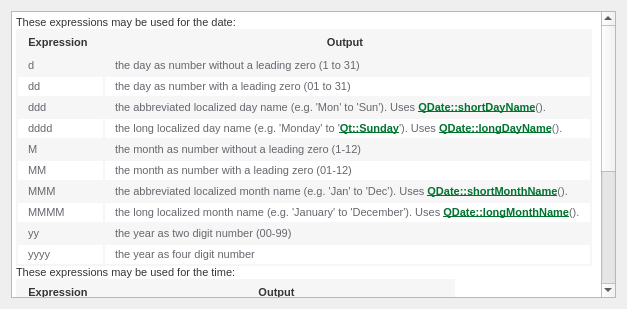
<?xml version="1.0" encoding="UTF-8"?>
<ui version="4.0">
 <class>Form</class>
 <widget class="QWidget" name="Form">
  <property name="geometry">
   <rect>
    <x>0</x>
    <y>0</y>
    <width>627</width>
    <height>309</height>
   </rect>
  </property>
  <property name="windowTitle">
   <string>Help</string>
  </property>
  <layout class="QVBoxLayout" name="verticalLayout">
   <item>
    <widget class="QTextBrowser" name="textBrowser">
     <property name="html">
      <string>&lt;!DOCTYPE HTML PUBLIC &quot;-//W3C//DTD HTML 4.0//EN&quot; &quot;http://www.w3.org/TR/REC-html40/strict.dtd&quot;&gt;
&lt;html&gt;&lt;head&gt;&lt;meta name=&quot;qrichtext&quot; content=&quot;1&quot; /&gt;&lt;style type=&quot;text/css&quot;&gt;
p, li { white-space: pre-wrap; }
&lt;/style&gt;&lt;/head&gt;&lt;body style=&quot; font-family:'MS Shell Dlg 2'; font-size:8.25pt; font-weight:400; font-style:normal;&quot;&gt;
&lt;p style=&quot; margin-top:0px; margin-bottom:0px; margin-left:0px; margin-right:0px; -qt-block-indent:0; text-indent:0px; background-color:#ffffff;&quot;&gt;&lt;span style=&quot; font-family:'Open Sans,sans-serif'; font-size:8pt; color:#363534; background-color:#ffffff;&quot;&gt;These expressions may be used for the date:&lt;/span&gt;&lt;/p&gt;
&lt;table border=&quot;0&quot; style=&quot; margin-top:0px; margin-bottom:0px; margin-left:0px; margin-right:0px;&quot; cellspacing=&quot;2&quot; cellpadding=&quot;0&quot; bgcolor=&quot;#f6f6f6&quot;&gt;&lt;thead&gt;
&lt;tr&gt;
&lt;td style=&quot; vertical-align:top; padding-left:10; padding-right:15; padding-top:5; padding-bottom:5;&quot;&gt;
&lt;p align=&quot;center&quot; style=&quot; margin-top:0px; margin-bottom:0px; margin-left:0px; margin-right:0px; -qt-block-indent:0; text-indent:0px;&quot;&gt;&lt;span style=&quot; font-family:'Open Sans,sans-serif'; font-size:8pt; font-weight:600; color:#363534;&quot;&gt;Expression&lt;/span&gt;&lt;/p&gt;&lt;/td&gt;
&lt;td style=&quot; vertical-align:top; padding-left:10; padding-right:15; padding-top:5; padding-bottom:5;&quot;&gt;
&lt;p align=&quot;center&quot; style=&quot; margin-top:0px; margin-bottom:0px; margin-left:0px; margin-right:0px; -qt-block-indent:0; text-indent:0px;&quot;&gt;&lt;span style=&quot; font-family:'Open Sans,sans-serif'; font-size:8pt; font-weight:600; color:#363534;&quot;&gt;Output&lt;/span&gt;&lt;/p&gt;&lt;/td&gt;&lt;/tr&gt;&lt;/thead&gt;
&lt;tr&gt;
&lt;td bgcolor=&quot;#f6f6f6&quot; style=&quot; vertical-align:top; padding-left:10; padding-right:10; padding-top:3; padding-bottom:3;&quot;&gt;
&lt;p style=&quot; margin-top:0px; margin-bottom:0px; margin-left:0px; margin-right:0px; -qt-block-indent:0; text-indent:0px;&quot;&gt;&lt;span style=&quot; font-family:'Open Sans,sans-serif'; font-size:8pt; color:#66666e; background-color:#f6f6f6;&quot;&gt;d&lt;/span&gt;&lt;/p&gt;&lt;/td&gt;
&lt;td bgcolor=&quot;#f6f6f6&quot; style=&quot; vertical-align:top; padding-left:10; padding-right:10; padding-top:3; padding-bottom:3;&quot;&gt;
&lt;p style=&quot; margin-top:0px; margin-bottom:0px; margin-left:0px; margin-right:0px; -qt-block-indent:0; text-indent:0px;&quot;&gt;&lt;span style=&quot; font-family:'Open Sans,sans-serif'; font-size:8pt; color:#66666e; background-color:#f6f6f6;&quot;&gt;the day as number without a leading zero (1 to 31)&lt;/span&gt;&lt;/p&gt;&lt;/td&gt;&lt;/tr&gt;
&lt;tr&gt;
&lt;td bgcolor=&quot;#ffffff&quot; style=&quot; vertical-align:top; padding-left:10; padding-right:10; padding-top:3; padding-bottom:3;&quot;&gt;
&lt;p style=&quot; margin-top:0px; margin-bottom:0px; margin-left:0px; margin-right:0px; -qt-block-indent:0; text-indent:0px;&quot;&gt;&lt;span style=&quot; font-family:'Open Sans,sans-serif'; font-size:8pt; color:#66666e; background-color:#ffffff;&quot;&gt;dd&lt;/span&gt;&lt;/p&gt;&lt;/td&gt;
&lt;td bgcolor=&quot;#ffffff&quot; style=&quot; vertical-align:top; padding-left:10; padding-right:10; padding-top:3; padding-bottom:3;&quot;&gt;
&lt;p style=&quot; margin-top:0px; margin-bottom:0px; margin-left:0px; margin-right:0px; -qt-block-indent:0; text-indent:0px;&quot;&gt;&lt;span style=&quot; font-family:'Open Sans,sans-serif'; font-size:8pt; color:#66666e; background-color:#ffffff;&quot;&gt;the day as number with a leading zero (01 to 31)&lt;/span&gt;&lt;/p&gt;&lt;/td&gt;&lt;/tr&gt;
&lt;tr&gt;
&lt;td bgcolor=&quot;#f6f6f6&quot; style=&quot; vertical-align:top; padding-left:10; padding-right:10; padding-top:3; padding-bottom:3;&quot;&gt;
&lt;p style=&quot; margin-top:0px; margin-bottom:0px; margin-left:0px; margin-right:0px; -qt-block-indent:0; text-indent:0px;&quot;&gt;&lt;span style=&quot; font-family:'Open Sans,sans-serif'; font-size:8pt; color:#66666e; background-color:#f6f6f6;&quot;&gt;ddd&lt;/span&gt;&lt;/p&gt;&lt;/td&gt;
&lt;td bgcolor=&quot;#f6f6f6&quot; style=&quot; vertical-align:top; padding-left:10; padding-right:10; padding-top:3; padding-bottom:3;&quot;&gt;
&lt;p style=&quot; margin-top:0px; margin-bottom:0px; margin-left:0px; margin-right:0px; -qt-block-indent:0; text-indent:0px;&quot;&gt;&lt;span style=&quot; font-family:'Open Sans,sans-serif'; font-size:8pt; color:#66666e; background-color:#f6f6f6;&quot;&gt;the abbreviated localized day name (e.g. 'Mon' to 'Sun'). Uses&lt;/span&gt;&lt;span style=&quot; font-family:'Open Sans,sans-serif'; font-size:8pt; color:#66666e;&quot;&gt; &lt;/span&gt;&lt;a href=&quot;http://qt-project.org/doc/qt-5.0/qtcore/qdate.html#shortDayName&quot;&gt;&lt;span style=&quot; font-family:'Arial,FreeSans,sans-serif'; font-size:8pt; font-weight:600; text-decoration: underline; color:#00732f;&quot;&gt;QDate::shortDayName&lt;/span&gt;&lt;/a&gt;&lt;span style=&quot; font-family:'Open Sans,sans-serif'; font-size:8pt; color:#66666e;&quot;&gt;().&lt;/span&gt;&lt;/p&gt;&lt;/td&gt;&lt;/tr&gt;
&lt;tr&gt;
&lt;td bgcolor=&quot;#ffffff&quot; style=&quot; vertical-align:top; padding-left:10; padding-right:10; padding-top:3; padding-bottom:3;&quot;&gt;
&lt;p style=&quot; margin-top:0px; margin-bottom:0px; margin-left:0px; margin-right:0px; -qt-block-indent:0; text-indent:0px;&quot;&gt;&lt;span style=&quot; font-family:'Open Sans,sans-serif'; font-size:8pt; color:#66666e; background-color:#ffffff;&quot;&gt;dddd&lt;/span&gt;&lt;/p&gt;&lt;/td&gt;
&lt;td bgcolor=&quot;#ffffff&quot; style=&quot; vertical-align:top; padding-left:10; padding-right:10; padding-top:3; padding-bottom:3;&quot;&gt;
&lt;p style=&quot; margin-top:0px; margin-bottom:0px; margin-left:0px; margin-right:0px; -qt-block-indent:0; text-indent:0px;&quot;&gt;&lt;span style=&quot; font-family:'Open Sans,sans-serif'; font-size:8pt; color:#66666e; background-color:#ffffff;&quot;&gt;the long localized day name (e.g. 'Monday' to '&lt;/span&gt;&lt;a href=&quot;http://qt-project.org/doc/qt-5.0/qtcore/qt.html#DayOfWeek-enum&quot;&gt;&lt;span style=&quot; font-family:'Arial,FreeSans,sans-serif'; font-size:8pt; font-weight:600; text-decoration: underline; color:#00732f;&quot;&gt;Qt::Sunday&lt;/span&gt;&lt;/a&gt;&lt;span style=&quot; font-family:'Open Sans,sans-serif'; font-size:8pt; color:#66666e;&quot;&gt;'). Uses &lt;/span&gt;&lt;a href=&quot;http://qt-project.org/doc/qt-5.0/qtcore/qdate.html#longDayName&quot;&gt;&lt;span style=&quot; font-family:'Arial,FreeSans,sans-serif'; font-size:8pt; font-weight:600; text-decoration: underline; color:#00732f;&quot;&gt;QDate::longDayName&lt;/span&gt;&lt;/a&gt;&lt;span style=&quot; font-family:'Open Sans,sans-serif'; font-size:8pt; color:#66666e;&quot;&gt;().&lt;/span&gt;&lt;/p&gt;&lt;/td&gt;&lt;/tr&gt;
&lt;tr&gt;
&lt;td bgcolor=&quot;#f6f6f6&quot; style=&quot; vertical-align:top; padding-left:10; padding-right:10; padding-top:3; padding-bottom:3;&quot;&gt;
&lt;p style=&quot; margin-top:0px; margin-bottom:0px; margin-left:0px; margin-right:0px; -qt-block-indent:0; text-indent:0px;&quot;&gt;&lt;span style=&quot; font-family:'Open Sans,sans-serif'; font-size:8pt; color:#66666e; background-color:#f6f6f6;&quot;&gt;M&lt;/span&gt;&lt;/p&gt;&lt;/td&gt;
&lt;td bgcolor=&quot;#f6f6f6&quot; style=&quot; vertical-align:top; padding-left:10; padding-right:10; padding-top:3; padding-bottom:3;&quot;&gt;
&lt;p style=&quot; margin-top:0px; margin-bottom:0px; margin-left:0px; margin-right:0px; -qt-block-indent:0; text-indent:0px;&quot;&gt;&lt;span style=&quot; font-family:'Open Sans,sans-serif'; font-size:8pt; color:#66666e; background-color:#f6f6f6;&quot;&gt;the month as number without a leading zero (1-12)&lt;/span&gt;&lt;/p&gt;&lt;/td&gt;&lt;/tr&gt;
&lt;tr&gt;
&lt;td bgcolor=&quot;#ffffff&quot; style=&quot; vertical-align:top; padding-left:10; padding-right:10; padding-top:3; padding-bottom:3;&quot;&gt;
&lt;p style=&quot; margin-top:0px; margin-bottom:0px; margin-left:0px; margin-right:0px; -qt-block-indent:0; text-indent:0px;&quot;&gt;&lt;span style=&quot; font-family:'Open Sans,sans-serif'; font-size:8pt; color:#66666e; background-color:#ffffff;&quot;&gt;MM&lt;/span&gt;&lt;/p&gt;&lt;/td&gt;
&lt;td bgcolor=&quot;#ffffff&quot; style=&quot; vertical-align:top; padding-left:10; padding-right:10; padding-top:3; padding-bottom:3;&quot;&gt;
&lt;p style=&quot; margin-top:0px; margin-bottom:0px; margin-left:0px; margin-right:0px; -qt-block-indent:0; text-indent:0px;&quot;&gt;&lt;span style=&quot; font-family:'Open Sans,sans-serif'; font-size:8pt; color:#66666e; background-color:#ffffff;&quot;&gt;the month as number with a leading zero (01-12)&lt;/span&gt;&lt;/p&gt;&lt;/td&gt;&lt;/tr&gt;
&lt;tr&gt;
&lt;td bgcolor=&quot;#f6f6f6&quot; style=&quot; vertical-align:top; padding-left:10; padding-right:10; padding-top:3; padding-bottom:3;&quot;&gt;
&lt;p style=&quot; margin-top:0px; margin-bottom:0px; margin-left:0px; margin-right:0px; -qt-block-indent:0; text-indent:0px;&quot;&gt;&lt;span style=&quot; font-family:'Open Sans,sans-serif'; font-size:8pt; color:#66666e; background-color:#f6f6f6;&quot;&gt;MMM&lt;/span&gt;&lt;/p&gt;&lt;/td&gt;
&lt;td bgcolor=&quot;#f6f6f6&quot; style=&quot; vertical-align:top; padding-left:10; padding-right:10; padding-top:3; padding-bottom:3;&quot;&gt;
&lt;p style=&quot; margin-top:0px; margin-bottom:0px; margin-left:0px; margin-right:0px; -qt-block-indent:0; text-indent:0px;&quot;&gt;&lt;span style=&quot; font-family:'Open Sans,sans-serif'; font-size:8pt; color:#66666e; background-color:#f6f6f6;&quot;&gt;the abbreviated localized month name (e.g. 'Jan' to 'Dec'). Uses&lt;/span&gt;&lt;span style=&quot; font-family:'Open Sans,sans-serif'; font-size:8pt; color:#66666e;&quot;&gt; &lt;/span&gt;&lt;a href=&quot;http://qt-project.org/doc/qt-5.0/qtcore/qdate.html#shortMonthName&quot;&gt;&lt;span style=&quot; font-family:'Arial,FreeSans,sans-serif'; font-size:8pt; font-weight:600; text-decoration: underline; color:#00732f;&quot;&gt;QDate::shortMonthName&lt;/span&gt;&lt;/a&gt;&lt;span style=&quot; font-family:'Open Sans,sans-serif'; font-size:8pt; color:#66666e;&quot;&gt;().&lt;/span&gt;&lt;/p&gt;&lt;/td&gt;&lt;/tr&gt;
&lt;tr&gt;
&lt;td bgcolor=&quot;#ffffff&quot; style=&quot; vertical-align:top; padding-left:10; padding-right:10; padding-top:3; padding-bottom:3;&quot;&gt;
&lt;p style=&quot; margin-top:0px; margin-bottom:0px; margin-left:0px; margin-right:0px; -qt-block-indent:0; text-indent:0px;&quot;&gt;&lt;span style=&quot; font-family:'Open Sans,sans-serif'; font-size:8pt; color:#66666e; background-color:#ffffff;&quot;&gt;MMMM&lt;/span&gt;&lt;/p&gt;&lt;/td&gt;
&lt;td bgcolor=&quot;#ffffff&quot; style=&quot; vertical-align:top; padding-left:10; padding-right:10; padding-top:3; padding-bottom:3;&quot;&gt;
&lt;p style=&quot; margin-top:0px; margin-bottom:0px; margin-left:0px; margin-right:0px; -qt-block-indent:0; text-indent:0px;&quot;&gt;&lt;span style=&quot; font-family:'Open Sans,sans-serif'; font-size:8pt; color:#66666e; background-color:#ffffff;&quot;&gt;the long localized month name (e.g. 'January' to 'December'). Uses&lt;/span&gt;&lt;span style=&quot; font-family:'Open Sans,sans-serif'; font-size:8pt; color:#66666e;&quot;&gt; &lt;/span&gt;&lt;a href=&quot;http://qt-project.org/doc/qt-5.0/qtcore/qdate.html#longMonthName&quot;&gt;&lt;span style=&quot; font-family:'Arial,FreeSans,sans-serif'; font-size:8pt; font-weight:600; text-decoration: underline; color:#00732f;&quot;&gt;QDate::longMonthName&lt;/span&gt;&lt;/a&gt;&lt;span style=&quot; font-family:'Open Sans,sans-serif'; font-size:8pt; color:#66666e;&quot;&gt;().&lt;/span&gt;&lt;/p&gt;&lt;/td&gt;&lt;/tr&gt;
&lt;tr&gt;
&lt;td bgcolor=&quot;#f6f6f6&quot; style=&quot; vertical-align:top; padding-left:10; padding-right:10; padding-top:3; padding-bottom:3;&quot;&gt;
&lt;p style=&quot; margin-top:0px; margin-bottom:0px; margin-left:0px; margin-right:0px; -qt-block-indent:0; text-indent:0px;&quot;&gt;&lt;span style=&quot; font-family:'Open Sans,sans-serif'; font-size:8pt; color:#66666e; background-color:#f6f6f6;&quot;&gt;yy&lt;/span&gt;&lt;/p&gt;&lt;/td&gt;
&lt;td bgcolor=&quot;#f6f6f6&quot; style=&quot; vertical-align:top; padding-left:10; padding-right:10; padding-top:3; padding-bottom:3;&quot;&gt;
&lt;p style=&quot; margin-top:0px; margin-bottom:0px; margin-left:0px; margin-right:0px; -qt-block-indent:0; text-indent:0px;&quot;&gt;&lt;span style=&quot; font-family:'Open Sans,sans-serif'; font-size:8pt; color:#66666e; background-color:#f6f6f6;&quot;&gt;the year as two digit number (00-99)&lt;/span&gt;&lt;/p&gt;&lt;/td&gt;&lt;/tr&gt;
&lt;tr&gt;
&lt;td bgcolor=&quot;#ffffff&quot; style=&quot; vertical-align:top; padding-left:10; padding-right:10; padding-top:3; padding-bottom:3;&quot;&gt;
&lt;p style=&quot; margin-top:0px; margin-bottom:0px; margin-left:0px; margin-right:0px; -qt-block-indent:0; text-indent:0px;&quot;&gt;&lt;span style=&quot; font-family:'Open Sans,sans-serif'; font-size:8pt; color:#66666e; background-color:#ffffff;&quot;&gt;yyyy&lt;/span&gt;&lt;/p&gt;&lt;/td&gt;
&lt;td bgcolor=&quot;#ffffff&quot; style=&quot; vertical-align:top; padding-left:10; padding-right:10; padding-top:3; padding-bottom:3;&quot;&gt;
&lt;p style=&quot; margin-top:0px; margin-bottom:0px; margin-left:0px; margin-right:0px; -qt-block-indent:0; text-indent:0px;&quot;&gt;&lt;span style=&quot; font-family:'Open Sans,sans-serif'; font-size:8pt; color:#66666e; background-color:#ffffff;&quot;&gt;the year as four digit number&lt;/span&gt;&lt;/p&gt;&lt;/td&gt;&lt;/tr&gt;&lt;/table&gt;
&lt;p style=&quot; margin-top:0px; margin-bottom:0px; margin-left:0px; margin-right:0px; -qt-block-indent:0; text-indent:0px; background-color:#ffffff;&quot;&gt;&lt;span style=&quot; font-family:'Open Sans,sans-serif'; font-size:8pt; color:#363534; background-color:#ffffff;&quot;&gt;These expressions may be used for the time:&lt;/span&gt;&lt;/p&gt;
&lt;table border=&quot;0&quot; style=&quot; margin-top:0px; margin-bottom:0px; margin-left:0px; margin-right:0px;&quot; cellspacing=&quot;2&quot; cellpadding=&quot;0&quot; bgcolor=&quot;#f6f6f6&quot;&gt;&lt;thead&gt;
&lt;tr&gt;
&lt;td style=&quot; vertical-align:top; padding-left:10; padding-right:15; padding-top:5; padding-bottom:5;&quot;&gt;
&lt;p align=&quot;center&quot; style=&quot; margin-top:0px; margin-bottom:0px; margin-left:0px; margin-right:0px; -qt-block-indent:0; text-indent:0px;&quot;&gt;&lt;span style=&quot; font-family:'Open Sans,sans-serif'; font-size:8pt; font-weight:600; color:#363534;&quot;&gt;Expression&lt;/span&gt;&lt;/p&gt;&lt;/td&gt;
&lt;td style=&quot; vertical-align:top; padding-left:10; padding-right:15; padding-top:5; padding-bottom:5;&quot;&gt;
&lt;p align=&quot;center&quot; style=&quot; margin-top:0px; margin-bottom:0px; margin-left:0px; margin-right:0px; -qt-block-indent:0; text-indent:0px;&quot;&gt;&lt;span style=&quot; font-family:'Open Sans,sans-serif'; font-size:8pt; font-weight:600; color:#363534;&quot;&gt;Output&lt;/span&gt;&lt;/p&gt;&lt;/td&gt;&lt;/tr&gt;&lt;/thead&gt;
&lt;tr&gt;
&lt;td bgcolor=&quot;#f6f6f6&quot; style=&quot; vertical-align:top; padding-left:10; padding-right:10; padding-top:3; padding-bottom:3;&quot;&gt;
&lt;p style=&quot; margin-top:0px; margin-bottom:0px; margin-left:0px; margin-right:0px; -qt-block-indent:0; text-indent:0px;&quot;&gt;&lt;span style=&quot; font-family:'Open Sans,sans-serif'; font-size:8pt; color:#66666e; background-color:#f6f6f6;&quot;&gt;h&lt;/span&gt;&lt;/p&gt;&lt;/td&gt;
&lt;td bgcolor=&quot;#f6f6f6&quot; style=&quot; vertical-align:top; padding-left:10; padding-right:10; padding-top:3; padding-bottom:3;&quot;&gt;
&lt;p style=&quot; margin-top:0px; margin-bottom:0px; margin-left:0px; margin-right:0px; -qt-block-indent:0; text-indent:0px;&quot;&gt;&lt;span style=&quot; font-family:'Open Sans,sans-serif'; font-size:8pt; color:#66666e; background-color:#f6f6f6;&quot;&gt;the hour without a leading zero (0 to 23 or 1 to 12 if AM/PM display)&lt;/span&gt;&lt;/p&gt;&lt;/td&gt;&lt;/tr&gt;
&lt;tr&gt;
&lt;td bgcolor=&quot;#ffffff&quot; style=&quot; vertical-align:top; padding-left:10; padding-right:10; padding-top:3; padding-bottom:3;&quot;&gt;
&lt;p style=&quot; margin-top:0px; margin-bottom:0px; margin-left:0px; margin-right:0px; -qt-block-indent:0; text-indent:0px;&quot;&gt;&lt;span style=&quot; font-family:'Open Sans,sans-serif'; font-size:8pt; color:#66666e; background-color:#ffffff;&quot;&gt;hh&lt;/span&gt;&lt;/p&gt;&lt;/td&gt;
&lt;td bgcolor=&quot;#ffffff&quot; style=&quot; vertical-align:top; padding-left:10; padding-right:10; padding-top:3; padding-bottom:3;&quot;&gt;
&lt;p style=&quot; margin-top:0px; margin-bottom:0px; margin-left:0px; margin-right:0px; -qt-block-indent:0; text-indent:0px;&quot;&gt;&lt;span style=&quot; font-family:'Open Sans,sans-serif'; font-size:8pt; color:#66666e; background-color:#ffffff;&quot;&gt;the hour with a leading zero (00 to 23 or 01 to 12 if AM/PM display)&lt;/span&gt;&lt;/p&gt;&lt;/td&gt;&lt;/tr&gt;
&lt;tr&gt;
&lt;td bgcolor=&quot;#f6f6f6&quot; style=&quot; vertical-align:top; padding-left:10; padding-right:10; padding-top:3; padding-bottom:3;&quot;&gt;
&lt;p style=&quot; margin-top:0px; margin-bottom:0px; margin-left:0px; margin-right:0px; -qt-block-indent:0; text-indent:0px;&quot;&gt;&lt;span style=&quot; font-family:'Open Sans,sans-serif'; font-size:8pt; color:#66666e; background-color:#f6f6f6;&quot;&gt;m&lt;/span&gt;&lt;/p&gt;&lt;/td&gt;
&lt;td bgcolor=&quot;#f6f6f6&quot; style=&quot; vertical-align:top; padding-left:10; padding-right:10; padding-top:3; padding-bottom:3;&quot;&gt;
&lt;p style=&quot; margin-top:0px; margin-bottom:0px; margin-left:0px; margin-right:0px; -qt-block-indent:0; text-indent:0px;&quot;&gt;&lt;span style=&quot; font-family:'Open Sans,sans-serif'; font-size:8pt; color:#66666e; background-color:#f6f6f6;&quot;&gt;the minute without a leading zero (0 to 59)&lt;/span&gt;&lt;/p&gt;&lt;/td&gt;&lt;/tr&gt;
&lt;tr&gt;
&lt;td bgcolor=&quot;#ffffff&quot; style=&quot; vertical-align:top; padding-left:10; padding-right:10; padding-top:3; padding-bottom:3;&quot;&gt;
&lt;p style=&quot; margin-top:0px; margin-bottom:0px; margin-left:0px; margin-right:0px; -qt-block-indent:0; text-indent:0px;&quot;&gt;&lt;span style=&quot; font-family:'Open Sans,sans-serif'; font-size:8pt; color:#66666e; background-color:#ffffff;&quot;&gt;mm&lt;/span&gt;&lt;/p&gt;&lt;/td&gt;
&lt;td bgcolor=&quot;#ffffff&quot; style=&quot; vertical-align:top; padding-left:10; padding-right:10; padding-top:3; padding-bottom:3;&quot;&gt;
&lt;p style=&quot; margin-top:0px; margin-bottom:0px; margin-left:0px; margin-right:0px; -qt-block-indent:0; text-indent:0px;&quot;&gt;&lt;span style=&quot; font-family:'Open Sans,sans-serif'; font-size:8pt; color:#66666e; background-color:#ffffff;&quot;&gt;the minute with a leading zero (00 to 59)&lt;/span&gt;&lt;/p&gt;&lt;/td&gt;&lt;/tr&gt;
&lt;tr&gt;
&lt;td bgcolor=&quot;#f6f6f6&quot; style=&quot; vertical-align:top; padding-left:10; padding-right:10; padding-top:3; padding-bottom:3;&quot;&gt;
&lt;p style=&quot; margin-top:0px; margin-bottom:0px; margin-left:0px; margin-right:0px; -qt-block-indent:0; text-indent:0px;&quot;&gt;&lt;span style=&quot; font-family:'Open Sans,sans-serif'; font-size:8pt; color:#66666e; background-color:#f6f6f6;&quot;&gt;s&lt;/span&gt;&lt;/p&gt;&lt;/td&gt;
&lt;td bgcolor=&quot;#f6f6f6&quot; style=&quot; vertical-align:top; padding-left:10; padding-right:10; padding-top:3; padding-bottom:3;&quot;&gt;
&lt;p style=&quot; margin-top:0px; margin-bottom:0px; margin-left:0px; margin-right:0px; -qt-block-indent:0; text-indent:0px;&quot;&gt;&lt;span style=&quot; font-family:'Open Sans,sans-serif'; font-size:8pt; color:#66666e; background-color:#f6f6f6;&quot;&gt;the second without a leading zero (0 to 59)&lt;/span&gt;&lt;/p&gt;&lt;/td&gt;&lt;/tr&gt;
&lt;tr&gt;
&lt;td bgcolor=&quot;#ffffff&quot; style=&quot; vertical-align:top; padding-left:10; padding-right:10; padding-top:3; padding-bottom:3;&quot;&gt;
&lt;p style=&quot; margin-top:0px; margin-bottom:0px; margin-left:0px; margin-right:0px; -qt-block-indent:0; text-indent:0px;&quot;&gt;&lt;span style=&quot; font-family:'Open Sans,sans-serif'; font-size:8pt; color:#66666e; background-color:#ffffff;&quot;&gt;ss&lt;/span&gt;&lt;/p&gt;&lt;/td&gt;
&lt;td bgcolor=&quot;#ffffff&quot; style=&quot; vertical-align:top; padding-left:10; padding-right:10; padding-top:3; padding-bottom:3;&quot;&gt;
&lt;p style=&quot; margin-top:0px; margin-bottom:0px; margin-left:0px; margin-right:0px; -qt-block-indent:0; text-indent:0px;&quot;&gt;&lt;span style=&quot; font-family:'Open Sans,sans-serif'; font-size:8pt; color:#66666e; background-color:#ffffff;&quot;&gt;the second with a leading zero (00 to 59)&lt;/span&gt;&lt;/p&gt;&lt;/td&gt;&lt;/tr&gt;
&lt;tr&gt;
&lt;td bgcolor=&quot;#f6f6f6&quot; style=&quot; vertical-align:top; padding-left:10; padding-right:10; padding-top:3; padding-bottom:3;&quot;&gt;
&lt;p style=&quot; margin-top:0px; margin-bottom:0px; margin-left:0px; margin-right:0px; -qt-block-indent:0; text-indent:0px;&quot;&gt;&lt;span style=&quot; font-family:'Open Sans,sans-serif'; font-size:8pt; color:#66666e; background-color:#f6f6f6;&quot;&gt;z&lt;/span&gt;&lt;/p&gt;&lt;/td&gt;
&lt;td bgcolor=&quot;#f6f6f6&quot; style=&quot; vertical-align:top; padding-left:10; padding-right:10; padding-top:3; padding-bottom:3;&quot;&gt;
&lt;p style=&quot; margin-top:0px; margin-bottom:0px; margin-left:0px; margin-right:0px; -qt-block-indent:0; text-indent:0px;&quot;&gt;&lt;span style=&quot; font-family:'Open Sans,sans-serif'; font-size:8pt; color:#66666e; background-color:#f6f6f6;&quot;&gt;the milliseconds without leading zeroes (0 to 999)&lt;/span&gt;&lt;/p&gt;&lt;/td&gt;&lt;/tr&gt;
&lt;tr&gt;
&lt;td bgcolor=&quot;#ffffff&quot; style=&quot; vertical-align:top; padding-left:10; padding-right:10; padding-top:3; padding-bottom:3;&quot;&gt;
&lt;p style=&quot; margin-top:0px; margin-bottom:0px; margin-left:0px; margin-right:0px; -qt-block-indent:0; text-indent:0px;&quot;&gt;&lt;span style=&quot; font-family:'Open Sans,sans-serif'; font-size:8pt; color:#66666e; background-color:#ffffff;&quot;&gt;zzz&lt;/span&gt;&lt;/p&gt;&lt;/td&gt;
&lt;td bgcolor=&quot;#ffffff&quot; style=&quot; vertical-align:top; padding-left:10; padding-right:10; padding-top:3; padding-bottom:3;&quot;&gt;
&lt;p style=&quot; margin-top:0px; margin-bottom:0px; margin-left:0px; margin-right:0px; -qt-block-indent:0; text-indent:0px;&quot;&gt;&lt;span style=&quot; font-family:'Open Sans,sans-serif'; font-size:8pt; color:#66666e; background-color:#ffffff;&quot;&gt;the milliseconds with leading zeroes (000 to 999)&lt;/span&gt;&lt;/p&gt;&lt;/td&gt;&lt;/tr&gt;
&lt;tr&gt;
&lt;td bgcolor=&quot;#f6f6f6&quot; style=&quot; vertical-align:top; padding-left:10; padding-right:10; padding-top:3; padding-bottom:3;&quot;&gt;
&lt;p style=&quot; margin-top:0px; margin-bottom:0px; margin-left:0px; margin-right:0px; -qt-block-indent:0; text-indent:0px;&quot;&gt;&lt;span style=&quot; font-family:'Open Sans,sans-serif'; font-size:8pt; color:#66666e; background-color:#f6f6f6;&quot;&gt;AP&lt;/span&gt;&lt;/p&gt;&lt;/td&gt;
&lt;td bgcolor=&quot;#f6f6f6&quot; style=&quot; vertical-align:top; padding-left:10; padding-right:10; padding-top:3; padding-bottom:3;&quot;&gt;
&lt;p style=&quot; margin-top:0px; margin-bottom:0px; margin-left:0px; margin-right:0px; -qt-block-indent:0; text-indent:0px;&quot;&gt;&lt;span style=&quot; font-family:'Open Sans,sans-serif'; font-size:8pt; color:#66666e; background-color:#f6f6f6;&quot;&gt;use AM/PM display.&lt;/span&gt;&lt;span style=&quot; font-family:'Open Sans,sans-serif'; font-size:8pt; color:#66666e;&quot;&gt; &lt;/span&gt;&lt;span style=&quot; font-family:'Open Sans,sans-serif'; font-size:8pt; font-style:italic; color:#66666e;&quot;&gt;AP&lt;/span&gt;&lt;span style=&quot; font-family:'Open Sans,sans-serif'; font-size:8pt; color:#66666e;&quot;&gt; will be replaced by either &amp;quot;AM&amp;quot; or &amp;quot;PM&amp;quot;.&lt;/span&gt;&lt;/p&gt;&lt;/td&gt;&lt;/tr&gt;
&lt;tr&gt;
&lt;td bgcolor=&quot;#ffffff&quot; style=&quot; vertical-align:top; padding-left:10; padding-right:10; padding-top:3; padding-bottom:3;&quot;&gt;
&lt;p style=&quot; margin-top:0px; margin-bottom:0px; margin-left:0px; margin-right:0px; -qt-block-indent:0; text-indent:0px;&quot;&gt;&lt;span style=&quot; font-family:'Open Sans,sans-serif'; font-size:8pt; color:#66666e; background-color:#ffffff;&quot;&gt;ap&lt;/span&gt;&lt;/p&gt;&lt;/td&gt;
&lt;td bgcolor=&quot;#ffffff&quot; style=&quot; vertical-align:top; padding-left:10; padding-right:10; padding-top:3; padding-bottom:3;&quot;&gt;
&lt;p style=&quot; margin-top:0px; margin-bottom:0px; margin-left:0px; margin-right:0px; -qt-block-indent:0; text-indent:0px;&quot;&gt;&lt;span style=&quot; font-family:'Open Sans,sans-serif'; font-size:8pt; color:#66666e; background-color:#ffffff;&quot;&gt;use am/pm display.&lt;/span&gt;&lt;span style=&quot; font-family:'Open Sans,sans-serif'; font-size:8pt; color:#66666e;&quot;&gt; &lt;/span&gt;&lt;span style=&quot; font-family:'Open Sans,sans-serif'; font-size:8pt; font-style:italic; color:#66666e;&quot;&gt;ap&lt;/span&gt;&lt;span style=&quot; font-family:'Open Sans,sans-serif'; font-size:8pt; color:#66666e;&quot;&gt; will be replaced by either &amp;quot;am&amp;quot; or &amp;quot;pm&amp;quot;.&lt;/span&gt;&lt;/p&gt;&lt;/td&gt;&lt;/tr&gt;&lt;/table&gt;
&lt;p style=&quot; margin-top:0px; margin-bottom:0px; margin-left:0px; margin-right:0px; -qt-block-indent:0; text-indent:0px;&quot;&gt;&lt;span style=&quot; font-size:8pt;&quot;&gt;&lt;br /&gt;&lt;/span&gt;&lt;/p&gt;&lt;/body&gt;&lt;/html&gt;</string>
     </property>
     <property name="openExternalLinks">
      <bool>true</bool>
     </property>
     <property name="openLinks">
      <bool>true</bool>
     </property>
    </widget>
   </item>
  </layout>
 </widget>
 <resources/>
 <connections/>
</ui>
